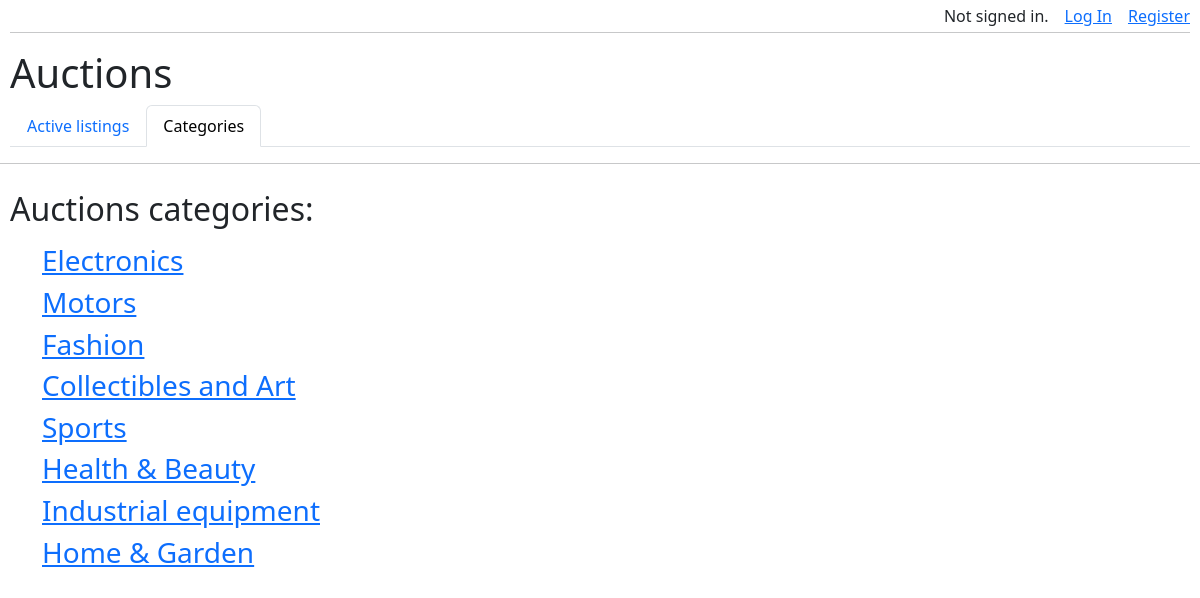
The page /categories on the database its author committed.
### auctions/models.py (models this page shows, shortened)
class Category(models.Model):
    name = models.CharField(max_length=100, db_index=True, verbose_name='Name')
    slug = models.SlugField(max_length=100, db_index=True, unique=True, verbose_name='URL part (unique)')
    def get_absolute_url(self):
        return reverse('show_category', kwargs={'cat_slug': self.slug})
    class Meta:
        verbose_name_plural = 'Categories'
        verbose_name = 'Category'

### auctions/views.py (the view)
# urls.py: path("categories", views.categories, name='categories'),
def categories(request):
    categories = Category.objects.all()
    context = {
        'context_menu_pos': 2,
        'categories': categories,
    }
    return render(request, "auctions/categories.html", context)

### auctions/context_processor.py (called while the page is built)
def standard_interface(request):
    return {'menu': menu}

### auctions/templates/auctions/categories.html (shortened to what this page needs)
{% extends "auctions/layout.html" %}
{% block body %}
    <h2>Auctions categories:</h2>
    <div class="container mt-3">
    {% for category in categories %}
    <h3><a href="{{ category.get_absolute_url }}">{{ category.name }}</a></h3>
    {% endfor %}
    </div>
{% endblock %}

### auctions/static/auctions/styles.css (style rules this page uses)
body { max-width: 1333px; margin: auto; padding-bottom: 20px; }

### rows shown on the page
Category: name "Electronics"
Category: name "Motors"
Category: name "Fashion"
Category: name "Collectibles and Art"
Category: name "Sports"
Category: name "Health & Beauty"
Category: name "Industrial equipment"
Category: name "Home & Garden"

### other values the page prints
{{ item.title }} "Active listings"
{{ item.title }} "Categories"
